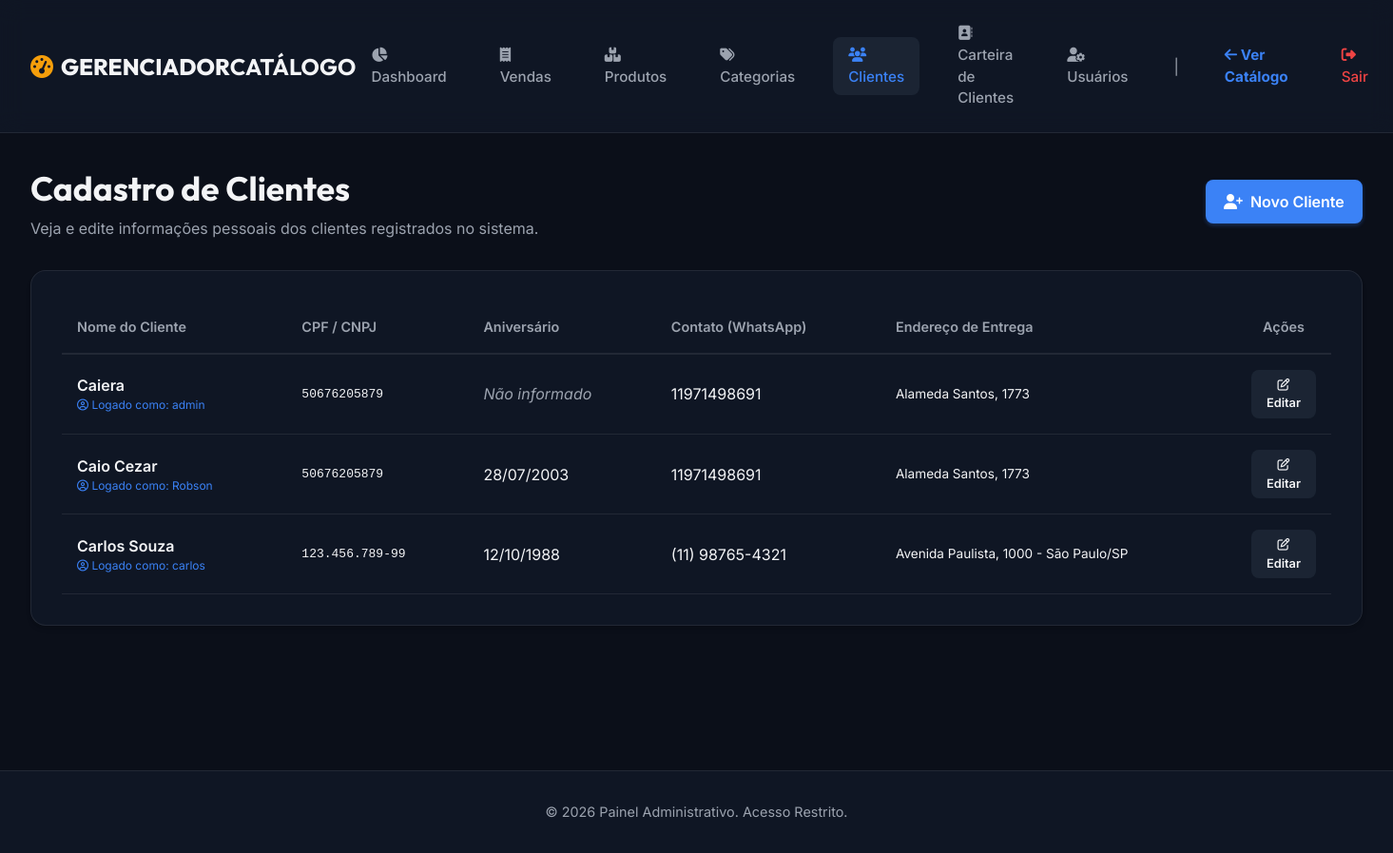
The page /dashboard/clientes/ (signed in) on the database as committed earlier.
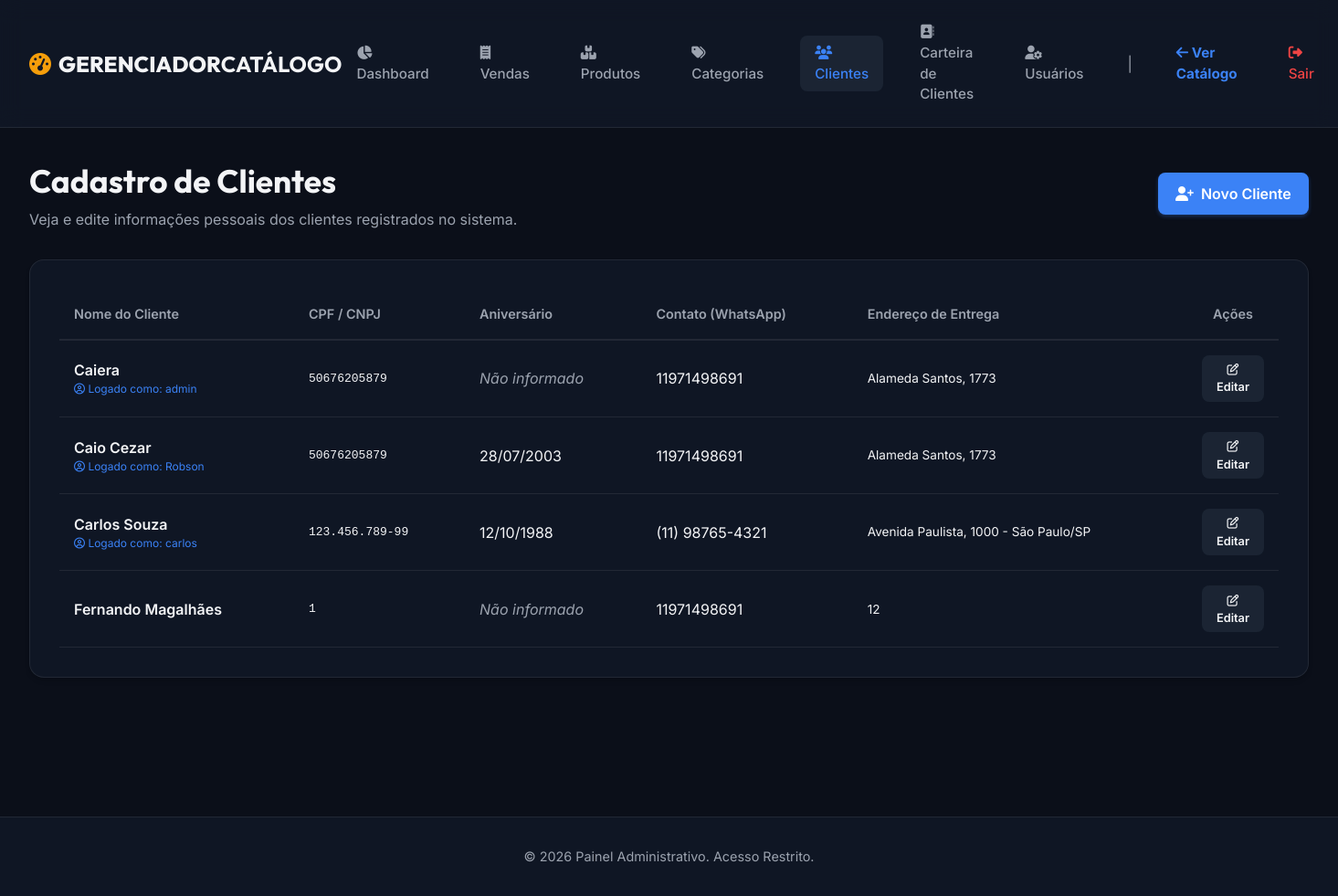
The same page on the database as committed later.
### catalogo/models.py (models this page shows, shortened)
class Client(models.Model):
    user = models.OneToOneField(User, on_delete=models.SET_NULL, null=True, blank=True, related_name="client_profile", verbose_name="Usuário Relacionado")
    name = models.CharField(max_length=200, verbose_name="Nome Completo")
    cpf_cnpj = models.CharField(max_length=20, verbose_name="CPF/CNPJ", blank=True, default="")
    birthday = models.DateField(verbose_name="Data de Aniversário", null=True, blank=True)
    contact = models.CharField(max_length=50, verbose_name="Contato/Telefone")
    address = models.TextField(verbose_name="Endereço Completo", blank=True, default="")
    class Meta:
        verbose_name = "Cliente"
        verbose_name_plural = "Clientes"

### catalogo/views.py (the view)
# urls.py: path('dashboard/clientes/', views.admin_clients, name='admin_clients'),
@staff_member_required
def admin_clients(request):
    clients = Client.objects.all().order_by('name')
    return render(request, 'catalogo/admin_clients.html', {'clients': clients})

### catalogo/templates/catalogo/admin_clients.html (shortened to what this page needs)
{% extends 'catalogo/admin_base.html' %}
{% block content %}
    <div class="admin-card-header" style="margin-bottom: 2rem;">
        <div>
            <h1 style="font-family: var(--font-title); font-size: 2.2rem; margin-bottom: 0.2rem;">Cadastro de Clientes</h1>
            <p style="color: var(--text-muted);">Veja e edite informações pessoais dos clientes registrados no sistema.</p>
        </div>
        <a href="{% url 'admin_client_create' %}" class="btn btn-primary" style="display: flex; align-items: center; gap: 0.5rem;">
            <i class="fa-solid fa-user-plus"></i> Novo Cliente
        </a>
    </div>
    <div class="admin-card">
        <div class="table-responsive">
            <table class="admin-table">
                <thead>
                    <tr>
                        <th>Nome do Cliente</th>
                        <th>CPF / CNPJ</th>
                        <th>Aniversário</th>
                        <th>Contato (WhatsApp)</th>
                        <th>Endereço de Entrega</th>
                        <th style="width: 100px; text-align: center;">Ações</th>
                    </tr>
                </thead>
                <tbody>
                    {% for client in clients %}
                        <tr>
                            <td style="font-weight: 600;">
                                {{ client.name }}
                                {% if client.user %}
                                    <div style="font-size: 0.75rem; color: var(--accent); font-weight: normal;">
                                        <i class="fa-regular fa-circle-user"></i> Logado como: {{ client.user.username }}
                                    </div>
                                {% endif %}
                            </td>
                            <td style="font-family: monospace;">{{ client.cpf_cnpj }}</td>
                            <td>
                                {% if client.birthday %}
                                    {{ client.birthday|date:"d/m/Y" }}
                                {% else %}
                                    <span style="color: var(--text-muted); font-style: italic;">Não informado</span>
                                {% endif %}
                            </td>
                            <td>{{ client.contact }}</td>
                            <td style="font-size: 0.85rem; max-width: 300px; overflow: hidden; text-overflow: ellipsis; white-space: nowrap;" title="{{ client.address }}">
                                {{ client.address }}
                            </td>
                            <td>
                                <div class="actions-cell" style="justify-content: center;">
                                    <a href="{% url 'admin_client_edit' client.id %}" class="btn btn-sm" style="background: var(--bg-hover); color: var(--text-main);" title="Editar Cliente">
                                        <i class="fa-regular fa-pen-to-square"></i> Editar
                                    </a>
                                </div>
                            </td>
                        </tr>
                    {% endfor %}
                </tbody>
            </table>
        </div>
    </div>
{% endblock %}

Rows that differ between the two databases and show on the page:
added Client: name "Fernando Magalhães", cpf_cnpj "1", shows "Não informado", contact "11971498691", address "12"
